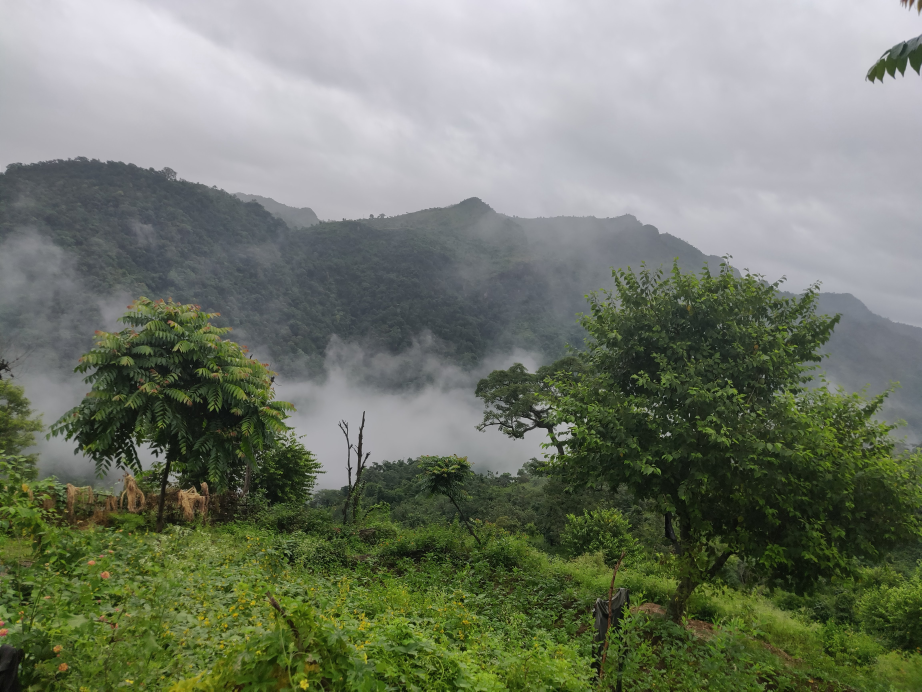
#> input picture sample_image.jpg, 4608 x 3456 px (shown at 1/5 size)
$ jupyter execute 'Color Identification in Images.ipynb'   (shell and % lines are left out)
#> lines starting #> are read from the running program, lines starting #| are printed output that depends on the picture
## ***Introduction***
A monitor or TV screen basically generates three types of colors, i.e., red, green, and yellow. But the combination and intensities of these three colors make various colors. Thus, each color has its unique HSV color code. For finding the specified color in the given image, we need to use the lower and upper bound of that color.

[cell 1]
from sklearn.cluster import KMeans
import matplotlib.pyplot as plt
import numpy as np
import cv2
from collections import Counter
from skimage.color import rgb2lab, deltaE_cie76
import os

To read any image, we use the method cv2.imread() and specify the complete path of the image which gets imported into the notebook as a Numpy array. We can then plot it using the pyplot’s method imshow().

[cell 2]
image = cv2.imread("sample_image.jpg")
#> image is the input picture: shape (3456, 4608, 3); mean B, G, R 107.4, 123.1, 115.9
print("The type of this input is {}".format(type(image)))
#| The type of this input is <class 'numpy.ndarray'>
print("Shape: {}".format(image.shape))
#| Shape: (3456, 4608, 3)
plt.imshow(image)

The shape of the array is (3456, 4608, 3). The first two values match the pixels of the image. Third value is set to 3 as each pixel is represented as a combination of three colors, Red, Blue and Green.

The color of the image looks a bit off. This is because, by default, OpenCV reads image in the sequence Blue Green Red (BGR). Thus, to view the actual image we need to convert the rendering to Red Green Blue (RGB).

[cell 3]
image = cv2.cvtColor(image, cv2.COLOR_BGR2RGB)
plt.imshow(image)

We might want to resize the image to a certain size whenever the images are huge or when we are working with multiple images of different dimensions.

[cell 4]
resized_image = cv2.resize(image, (1200, 600))
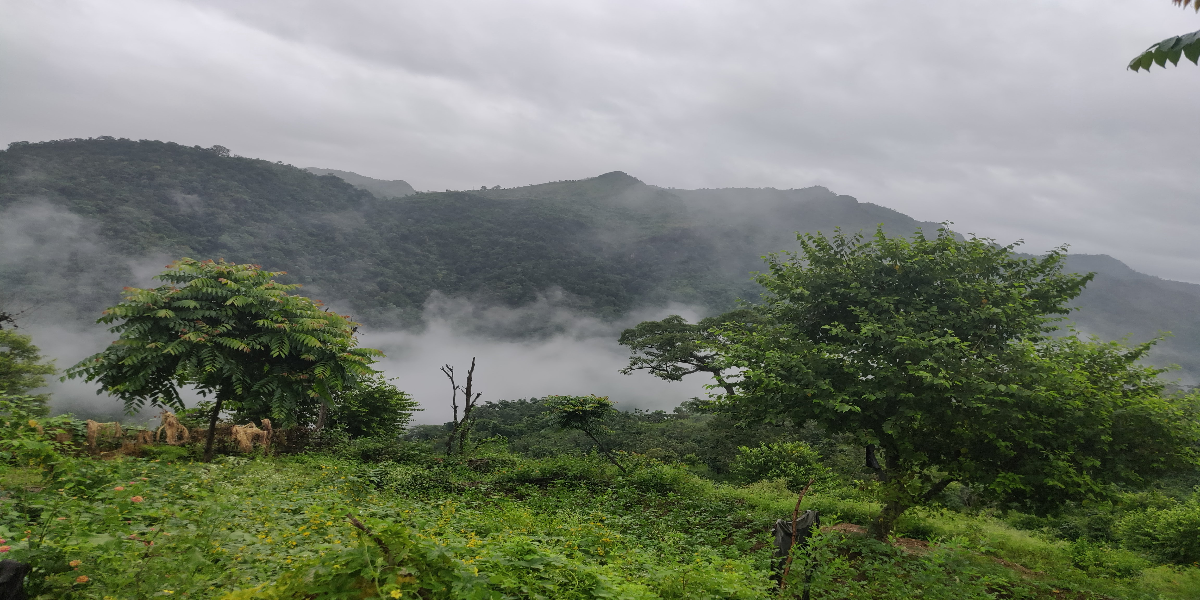
#> resized_image: shape (600, 1200, 3); mean R, G, B 115.8, 123, 107.4
plt.imshow(resized_image)

## ***Color Identification***
Not that we know a bit about OpenCV, let's start identifying colors from an image.

First, we will define a function that can give us the hex values of our the colors that we will identify.

[cell 5]
def RGB2HEX(color):
    return "#{:02x}{:02x}{:02x}".format(int(color[0]), int(color[1]), int(color[2]))

KMeans expects flattened array as input during its fit method. Thus, we need to reshape the image using numpy. Then, we can apply KMeans to first fit and then predict on the image to get the results. Then, the cluster colors are identified an arranged in the correct order. We plot the colors as a pie chart.

[cell 6]
def get_image(image_path):
    image = cv2.imread(image_path)
    image = cv2.cvtColor(image, cv2.COLOR_BGR2RGB)
    return image

[cell 7]
def get_colors(image, number_of_colors, show_chart):

#> called with number_of_colors = 8, show_chart = True
    modified_image = cv2.resize(image, (600, 400), interpolation = cv2.INTER_AREA)
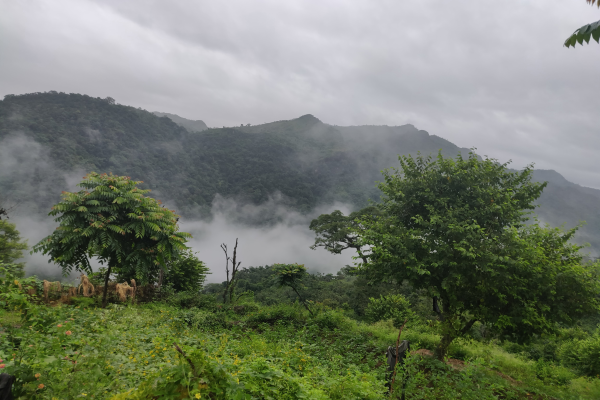
#> modified_image: shape (400, 600, 3); mean R, G, B 115.9, 123.1, 107.4
    modified_image = modified_image.reshape(modified_image.shape[0]*modified_image.shape[1], 3)

    clf = KMeans(n_clusters = number_of_colors)
    labels = clf.fit_predict(modified_image)

    counts = Counter(labels)
#> counts = {6: 27917, 1: 32339, 7: 21793, 3: 23862, 0: 29665, 4: 43337, 5: 24705, 2: 36382}
    # sort to ensure correct color percentage
    counts = dict(sorted(counts.items()))
#> counts = {0: 29665, 1: 32339, 2: 36382, 3: 23862, 4: 43337, 5: 24705, 6: 27917, 7: 21793}

    center_colors = clf.cluster_centers_
    # We get ordered colors by iterating through the keys
    ordered_colors = [center_colors[i] for i in counts.keys()]
#> ordered_colors = [[83.79, 90.71, 91.69], [193.2, 193.3, 200.5], [34.3, 43.48, 23.47], [119.9, 124.8, 122.8], [64.88, 79.94, 36.33], [101.2, 118.3, 49.68], [211.6, 211.2, 218.8], [173.1, 174, 179.8]]
    hex_colors = [RGB2HEX(ordered_colors[i]) for i in counts.keys()]
#> hex_colors = ['#535a5b', '#c1c1c8', '#222b17', '#777c7a', '#404f24', '#657631', '#d3d3da', '#adadb3']
    rgb_colors = [ordered_colors[i] for i in counts.keys()]
#> rgb_colors has the same summary as ordered_colors

    if (show_chart):
        plt.figure(figsize = (8, 6))
        plt.pie(counts.values(), labels = hex_colors, colors = hex_colors)

    return rgb_colors

[cell 8]
get_colors(get_image('sample_image.jpg'), 8, True)
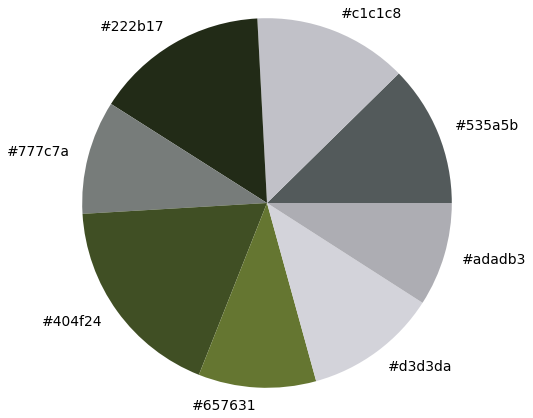
#> figure drawn by matplotlib, 1 panel
